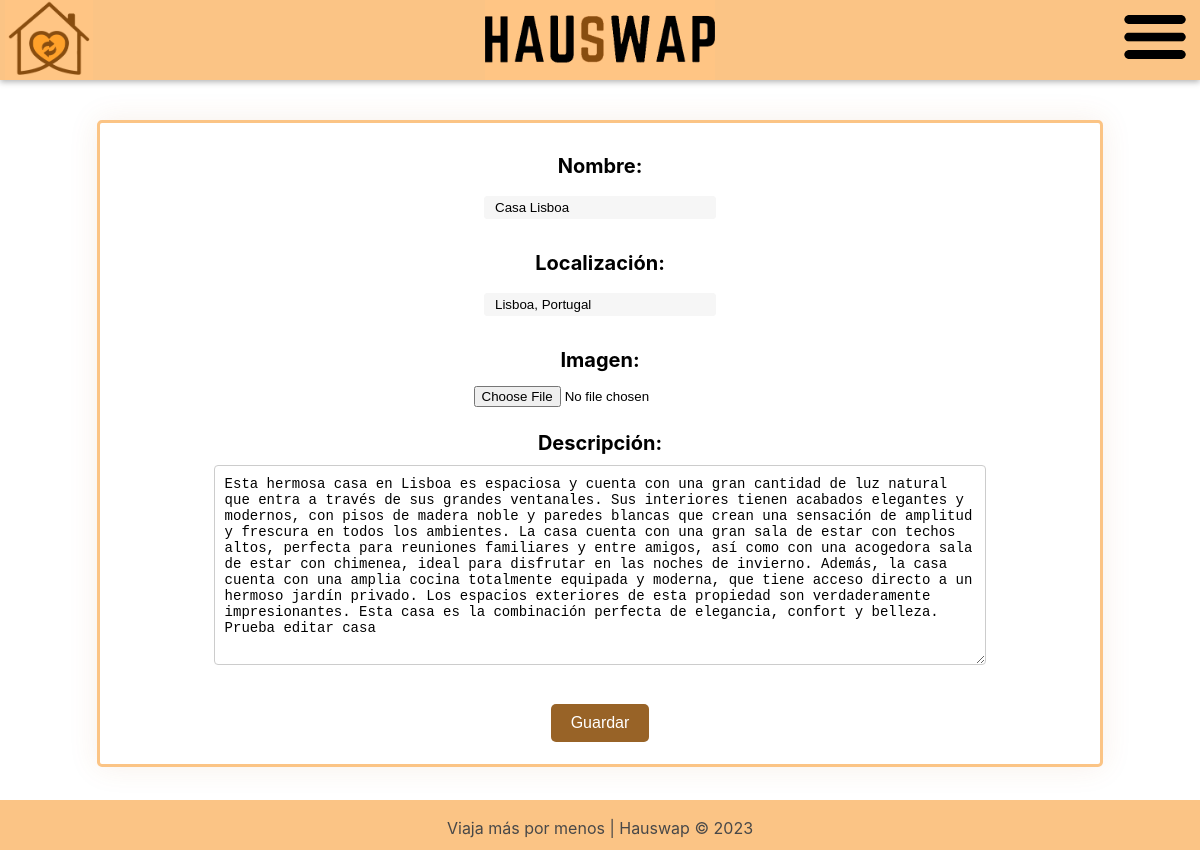
The app's page /editarCasa.php?id_casa=1 with its own data.
### tables this page shows
CREATE TABLE `propiedades` (
  `id_casa` int NOT NULL,
  `id_usuario` varchar(30) NOT NULL,
  `nombre` varchar(30) NOT NULL,
  `localizacion` varchar(30) NOT NULL,
  `numero_valoraciones` int NOT NULL,
  `servidor_fotos` varchar(40) DEFAULT NULL,
  `descripcion` varchar(2000) NOT NULL,
  `estrellas` int NOT NULL
);

### includes/src/clases/Propiedad.php (called while the page is built, shortened)
<?php
class Propiedad {
    public static function datos($id_casa){
        $conn = Aplicacion::getInstance()->getConexionBd();
        $sql = "SELECT nombre, localizacion, servidor_fotos, descripcion FROM propiedades WHERE id_casa = $id_casa";
        $resultado = $conn->query($sql);
        if ($resultado->num_rows > 0) {
            $fila = $resultado->fetch_assoc();
            $nombre = $fila['nombre'];
            $localizacion = $fila['localizacion'];
            $servidor_fotos = $fila['servidor_fotos'];
            $descripcion = $fila['descripcion'];
            return array(
                'nombre' => $nombre,
                'localizacion' => $localizacion,
                'servidor_fotos' => $servidor_fotos,
                'descripcion' => $descripcion
            );
        } else {
            return array();
        }
    }
}
?>

### editarCasa.php (the view, shortened to what this page needs)
<?php
require_once 'includes/src/clases/Propiedad.php';
$id_casa = (int)$_GET['id_casa'];
$datos_casa =Propiedad::datos($id_casa);
$nombre = $datos_casa['nombre'];
$localizacion = $datos_casa['localizacion'];
$servidor_fotos = $datos_casa['servidor_fotos'];
$descripcion = $datos_casa['descripcion'];
$contenidoPrincipal = <<<EOS
<form class='form-marco' action="includes/src/procesarPropiedades/procesarEditarCasa.php?id_casa=$id_casa" method="POST" enctype="multipart/form-data">
<fieldset><br>
    <div><label>Nombre:</label> <input type="text" name="nombre" value="{$nombre}" / required></div><br>
    <div><label>Localización:</label> <input type="text" name="localizacion" value="{$localizacion}" / required></div><br>
    <div><label>Imagen:</label> <input type="file" name="servidor_fotos" value="{$servidor_fotos}" /></div><br>
    <div><label>Descripción:</label><textarea name="descripcion" class="cuadro-input" required>{$descripcion}</textarea></div><br>
    <button type="submit">Guardar</button>
</fieldset>
</form>
EOS;
require ('./includes/vistas/plantillas/plantilla.php');
?>

### css/estilos.css (style rules this page uses)
body { font-family: "Circular", -apple-system, BlinkMacSystemFont, "Segoe UI", Roboto, Helvetica, Arial, sans-serif, "Apple Color Emoji", "Segoe UI Emoji", "Segoe UI Symbol"; }
html, body { margin: 0; padding: 0; height: 100%; }
form { max-width: 1000px; margin: 0 auto; font-size: 20px; background-color: #f2f2f2; border-radius: 5px; box-shadow: 0px 0px 10px rgba(0, 0, 0, 0.1); text-align: center; margin-bottom: 15px; }
.form-marco { background-color: #fff; box-shadow: 0px 0px 30px rgba(181, 97, 36, 0.1); border: 3px solid #fbc485; }
label { display: block; margin-bottom: 10px; font-weight: bold; }
input[type="text"] { width: 40%; margin-bottom: 20px; }
input[type="password"], input[type="text"], input[type="tel"], input[type="date"], select { width: 210px; padding: 3px 10px; border: 1px solid #f6f6f6; border-radius: 3px; background-color: #f6f6f6; margin: 8px 0; display: inline-block; transition: 0.4s; align-self: center; }
fieldset { border: none; }
button { background-color: #986327; border: none; color: white; padding: 10px 20px; text-align: center; text-decoration: none; display: inline-block; font-size: 16px; margin: 10px 5px; cursor: pointer; border-radius: 5px; }
.cuadro-input { box-sizing: border-box; width: 80%; height: 200px; padding: 10px; border: 1px solid #ccc; border-radius: 4px; font-size: 14px; }

### records on screen
propiedades: nombre "Casa Lisboa", localizacion "Lisboa, Portugal", descripcion "Esta hermosa casa en Lisboa es espaciosa y cuenta con una gran cantidad de luz natural que entra a través de sus grandes ventanales. Sus interiores tienen acabados elegantes y modernos, con pisos de madera noble y paredes blancas que crean una sensación de amplitud y frescura en todos los ambientes. La casa cuenta con una gran sala de estar con techos altos, perfecta para reuniones familiares y entre amigos, así como con una acogedora sala de estar con chimenea, ideal para disfrutar en las noches de invierno. Además, la casa cuenta con una amplia cocina totalmente equipada y moderna, que tiene acceso directo a un hermoso jardín privado. Los espacios exteriores de esta propiedad son…"
